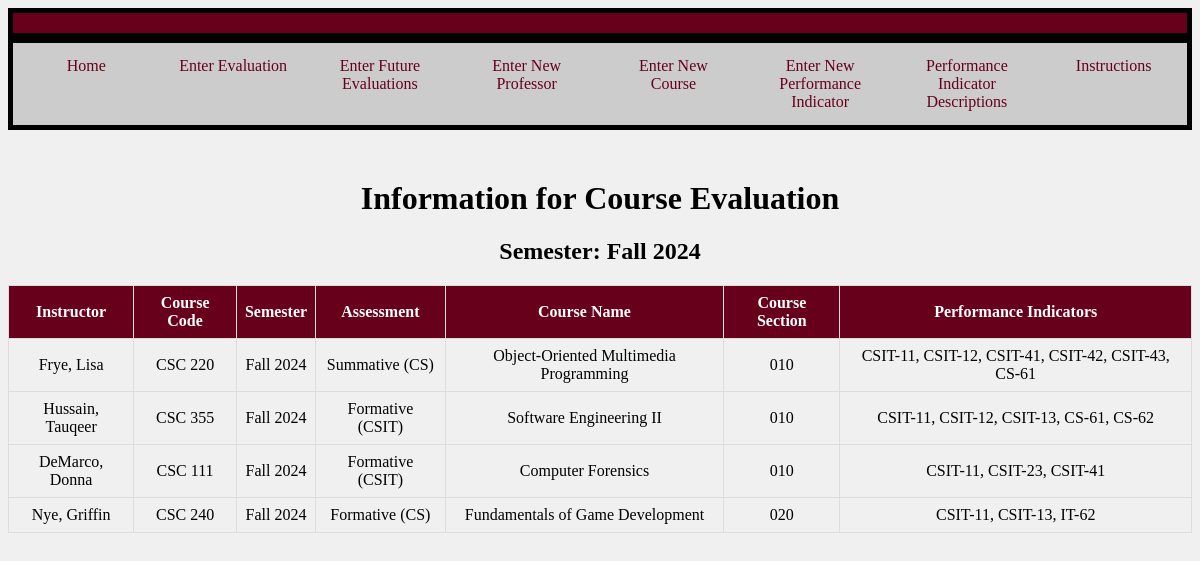
The app's page /fullSemester.php?semester=Fall 2024 with its own data.
### tables this page shows
CREATE TABLE "EVAL" (
	"ID"	INTEGER,
	"Instructor"	TEXT,
	"CourseCode"	TEXT,
	"Semester"	TEXT,
	"Assessment"	TEXT,
	"CourseName"	TEXT,
	"CourseSection"	TEXT,
	"PerformanceIndicator"	TEXT,
	PRIMARY KEY("ID" AUTOINCREMENT)
);

### fullSemester.php (the view, shortened to what this page needs)
<?php
try {
    $db = new PDO('sqlite:CSC355.db');
}
catch (Exception $exc){
    echo 'Exception: Cannot connect to the database: ', $exc->getMessage(), "\n";
}
if((isset($_GET['semester']) && isset( $_GET['code']) && isset($_GET['sec']))){
    $semester = $_GET['semester'];
    $code = $_GET['code'];
    $sec = $_GET['sec'];
    $stmt = $db->prepare("SELECT * FROM EVAL WHERE SEMESTER = :semester AND CourseCode = :code AND CourseSection = :sec");
    $stmt->bindParam(':semester', $semester);
    $stmt->bindParam(':code', $code);
    $stmt->bindParam(':sec', $sec);
    $stmt->execute();
    $perfObjective = [];
    while ($row = $stmt->fetch(PDO::FETCH_ASSOC)) {
        $perfObjective[] = $row['PerformanceIndicator'];
    }
    $separateValues = [];
    foreach ($perfObjective as $string){
        $values = explode(',', $string);
        foreach ($values as $value){
            $separateValues[] = $value;
        }
    }
    $stmt2 = $db->prepare("SELECT * FROM EVAL WHERE SEMESTER = :semester AND CourseCode = :code AND CourseSection = :sec");
    $stmt2->bindParam(':semester', $semester);
    $stmt2->bindParam(':code', $code);
    $stmt2->bindParam(':sec', $sec);
    $stmt2->execute();
    echo "<div class='header'></div>
    <div class='navigation'>
        <ul>
            <li><a href='https://unixweb.kutztown.edu/~dclea255/CourseEvaluator/home.php'>Home</a></li>
            <li><a href='https://unixweb.kutztown.edu/~dclea255/CourseEvaluator/Prototype1.php'>Enter Evaluation</a></li>
            <li><a href='#'>Enter Future Evaluations</a></li>
            <li><a href='https://unixweb.kutztown.edu/~dclea255/CourseEvaluator/enterProf.php'>Enter New Professor</a></li>
            <li><a href='#'>Enter New Course</a></li>
            <li><a href='#'>Enter New Performance Indicator</a></li>
            <li><a href='#'>Performance Indicator Descriptions</a></li>
            <li><a href='https://unixweb.kutztown.edu/~irove/instructions.php'>Instructions</a></li>
        </ul>
    </div>";
    echo "<h1 style = 'text-align: center;'>Information for Course Evaluation</h1>";
    echo "<h2 style = 'text-align: center;'>Semester: $semester</h2>";
    echo "<h2 style = 'text-align: center;'>Course Code: $code</h2>";
    echo "<div class='table1'>";
    echo "<table border='1'>
            <tr>
                <th>Instructor</th>
                <th>Course Code</th>
                <th>Semester</th>
                <th>Assessment</th>
                <th>Course Name</th>
                <th>Course Section</th>
            </tr>";
    while ($row = $stmt2->fetch(PDO::FETCH_ASSOC)) {
        echo "<tr>";
            echo "<td>" . $row['Instructor'] . "</td>";
            echo "<td>" . $row['CourseCode'] . "</td>";
            echo "<td>" . $row['Semester'] . "</td>";
            echo "<td>" . $row['Assessment'] . "</td>";
            echo "<td>" . $row['CourseName'] . "</td>";
            echo "<td>" . $row['CourseSection'] . "</td>";
            echo "</tr>";
    }
echo "</table>";
echo "</div>";
$stmt3 = $db->prepare("SELECT StudentNumbers, Major, EvaluationScore FROM StudentTable WHERE ID = (SELECT ID FROM EVAL WHERE SEMESTER = :semester AND CourseCode = :code AND CourseSection = :sec)");
$stmt3->bindParam(':semester', $semester);
$stmt3->bindParam(':code', $code);
$stmt3->bindParam(':sec', $sec);
$stmt3->execute();
$studentEvaluations = [];
while ($row = $stmt3->fetch(PDO::FETCH_ASSOC)) {
    $studentNumber = $row['StudentNumbers'];
    $major = $row['Major'];
    $evaluationScores = explode(',', $row['EvaluationScore']);
    $combinedScores = array_combine($separateValues, $evaluationScores);
    $studentEvaluations[] = [
        'studentNumber' => $studentNumber,
        'major' => $major,
        'scores' => $combinedScores
    ];
}
echo "<div>";
echo "<table border='1'>
        <tr>
            <th>Student Number</th>
            <th>Major</th>";
            foreach ($separateValues as $header){
                echo "<th>$header</th>";
            }
        echo "</tr>";
foreach ($studentEvaluations as $student) {
    echo "<tr>";
        echo "<td>" . $student['studentNumber'] . "</td>";
        echo "<td>" . $student['major'] . "</td>";
        foreach ($separateValues as $indicator) {
            echo "<td>" . $student['scores'][$indicator] . "</td>";
        }
        echo "</tr>";
}
echo "</table>";
echo "</div>";
}
elseif (isset($_GET['semester'])) {
    $semester = $_GET['semester'];
    $stmt = $db->prepare("SELECT * FROM EVAL WHERE SEMESTER = :semester");
    $stmt->bindParam(':semester', $semester);
    $stmt->execute();
    echo "<div class='header'></div>
    <div class='navigation'>
        <ul>
            <li><a href='https://unixweb.kutztown.edu/~dclea255/CourseEvaluator/home.php'>Home</a></li>
            <li><a href='https://unixweb.kutztown.edu/~dclea255/CourseEvaluator/Prototype1.php'>Enter Evaluation</a></li>
            <li><a href='#'>Enter Future Evaluations</a></li>
            <li><a href='https://unixweb.kutztown.edu/~dclea255/CourseEvaluator/enterProf.php'>Enter New Professor</a></li>
            <li><a href='https://unixweb.kutztown.edu/~dclea255/CourseEvaluator/enterCourse.php'>Enter New Course</a></li>
            <li><a href='https://unixweb.kutztown.edu/~dclea255/CourseEvaluator/enterIndicator.php'>Enter New Performance Indicator</a></li>
            <li><a href='#'>Performance Indicator Descriptions</a></li>
            <li><a href='https://unixweb.kutztown.edu/~irove/instructions.php'>Instructions</a></li>
        </ul>
    </div>";
    echo "<h1 style = 'text-align: center;'>Information for Course Evaluation</h1>";
    echo "<h2 style = 'text-align: center;'>Semester: $semester</h2>";
    echo "<table border='1'>
                <tr>
                    <th>Instructor</th>
                    <th>Course Code</th>
                    <th>Semester</th>
                    <th>Assessment</th>
                    <th>Course Name</th>
                    <th>Course Section</th>
                    <th>Performance Indicators</th>
                </tr>";
    while ($row = $stmt->fetch(PDO::FETCH_ASSOC)) {
        echo "<tr>";
            echo "<td>" . $row['Instructor'] . "</td>";
            echo "<td>" . $row['CourseCode'] . "</td>";
            echo "<td>" . $row['Semester'] . "</td>";
            echo "<td>" . $row['Assessment'] . "</td>";
            echo "<td>" . $row['CourseName'] . "</td>";
            echo "<td>" . $row['CourseSection'] . "</td>";
            echo "<td>". $row["PerformanceIndicator"] . "</td>";
            echo "</tr>";
    }
    echo "</table>";
}
?>
<!DOCTYPE html>
<html lang="en">
<head>
</head>
<body>
</body>
</html>

### fullSemester.php (style rules this page uses)
table { width: 100%; margin: 0 auto; border-collapse: collapse; }
td { padding: 20px; border: 1px solid black; text-align: center; }
.navigation { display: flex; justify-content: space-between; background-color: #ccc; overflow: hidden; width: 100%; margin-bottom: 50px; }
.navigation ul { margin: 0; padding: 0; list-style-type: none; overflow: hidden; display: flex; justify-content: space-between; width: 100%; border: 5px solid black; }
.navigation li { width: 25%; }
.navigation li a { display: block; color: #67001a; text-align: center; padding: 14px 16px; text-decoration: none; }
th, td { border: 1px solid #ddd; padding: 8px; text-align: center; }
th { background-color: #67001a; color: white; }
.header { background-color: #67001a; color: white; padding: 10px 0; text-align: center; border: 5px solid black; }
body { background-color: #f0f0f0; }

### records on screen
eval: Instructor "Frye, Lisa", CourseCode "CSC 220", Semester "Fall 2024", Assessment "Summative (CS)", CourseName "Object-Oriented Multimedia Programming", CourseSection "010", PerformanceIndicator "CSIT-11, CSIT-12, CSIT-41, CSIT-42, CSIT-43, CS-61"
eval: Instructor "Hussain, Tauqeer", CourseCode "CSC 355", Semester "Fall 2024", Assessment "Formative (CSIT)", CourseName "Software Engineering II", CourseSection "010", PerformanceIndicator "CSIT-11, CSIT-12, CSIT-13, CS-61, CS-62"
eval: Instructor "DeMarco, Donna", CourseCode "CSC 111", Semester "Fall 2024", Assessment "Formative (CSIT)", CourseName "Computer Forensics", CourseSection "010", PerformanceIndicator "CSIT-11, CSIT-23, CSIT-41"
eval: Instructor "Nye, Griffin", CourseCode "CSC 240", Semester "Fall 2024", Assessment "Formative (CS)", CourseName "Fundamentals of Game Development", CourseSection "020", PerformanceIndicator "CSIT-11, CSIT-13, IT-62"

### other values on screen
$semester "Fall 2024"
